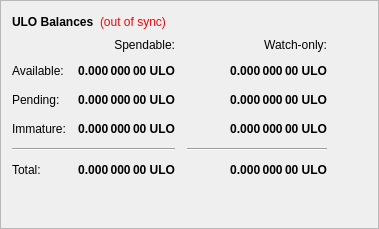
        <widget class="QFrame" name="frame">
         <property name="frameShape">
          <enum>QFrame::StyledPanel</enum>
         </property>
         <property name="frameShadow">
          <enum>QFrame::Raised</enum>
         </property>
         <layout class="QVBoxLayout" name="verticalLayout_4">
          <item>
           <layout class="QHBoxLayout" name="horizontalLayout_4">
            <item>
             <widget class="QLabel" name="label_5">
              <property name="font">
               <font>
                <weight>75</weight>
                <bold>true</bold>
               </font>
              </property>
              <property name="text">
               <string>ULO Balances</string>
              </property>
             </widget>
            </item>
            <item>
             <widget class="QLabel" name="labelWalletStatus">
              <property name="cursor">
               <cursorShape>WhatsThisCursor</cursorShape>
              </property>
              <property name="toolTip">
               <string>The displayed information may be out of date. Your wallet automatically synchronizes with the TESRA network after a connection is established, but this process has not completed yet.</string>
              </property>
              <property name="styleSheet">
               <string notr="true">QLabel { color: red; }</string>
              </property>
              <property name="text">
               <string notr="true">(out of sync)</string>
              </property>
              <property name="alignment">
               <set>Qt::AlignLeading|Qt::AlignLeft|Qt::AlignVCenter</set>
              </property>
             </widget>
            </item>
            <item>
             <spacer name="horizontalSpacer_3">
              <property name="orientation">
               <enum>Qt::Horizontal</enum>
              </property>
              <property name="sizeHint" stdset="0">
               <size>
                <width>40</width>
                <height>20</height>
               </size>
              </property>
             </spacer>
            </item>
           </layout>
          </item>
          <item>
           <layout class="QGridLayout" name="gridLayout">
            <property name="spacing">
             <number>12</number>
            </property>
            <item row="2" column="2">
             <widget class="QLabel" name="labelWatchPending">
              <property name="font">
               <font>
                <weight>75</weight>
                <bold>true</bold>
               </font>
              </property>
              <property name="cursor">
               <cursorShape>IBeamCursor</cursorShape>
              </property>
              <property name="toolTip">
               <string>Unconfirmed transactions to watch-only addresses</string>
              </property>
              <property name="text">
               <string notr="true">0.000 000 00 ULO</string>
              </property>
              <property name="alignment">
               <set>Qt::AlignRight|Qt::AlignTrailing|Qt::AlignVCenter</set>
              </property>
              <property name="textInteractionFlags">
               <set>Qt::LinksAccessibleByMouse|Qt::TextSelectableByKeyboard|Qt::TextSelectableByMouse</set>
              </property>
             </widget>
            </item>
            <item row="2" column="1">
             <widget class="QLabel" name="labelUnconfirmed">
              <property name="font">
               <font>
                <weight>75</weight>
                <bold>true</bold>
               </font>
              </property>
              <property name="cursor">
               <cursorShape>IBeamCursor</cursorShape>
              </property>
              <property name="toolTip">
               <string>Total of transactions that have yet to be confirmed, and do not yet count toward the spendable balance</string>
              </property>
              <property name="text">
               <string notr="true">0.000 000 00 ULO</string>
              </property>
              <property name="alignment">
               <set>Qt::AlignRight|Qt::AlignTrailing|Qt::AlignVCenter</set>
              </property>
              <property name="textInteractionFlags">
               <set>Qt::LinksAccessibleByMouse|Qt::TextSelectableByKeyboard|Qt::TextSelectableByMouse</set>
              </property>
             </widget>
            </item>
            <item row="3" column="2">
             <widget class="QLabel" name="labelWatchImmature">
              <property name="font">
               <font>
                <weight>75</weight>
                <bold>true</bold>
               </font>
              </property>
              <property name="cursor">
               <cursorShape>IBeamCursor</cursorShape>
              </property>
              <property name="toolTip">
               <string>Staked or masternode rewards in watch-only addresses that has not yet matured</string>
              </property>
              <property name="text">
               <string notr="true">0.000 000 00 ULO</string>
              </property>
              <property name="alignment">
               <set>Qt::AlignRight|Qt::AlignTrailing|Qt::AlignVCenter</set>
              </property>
              <property name="textInteractionFlags">
               <set>Qt::LinksAccessibleByMouse|Qt::TextSelectableByKeyboard|Qt::TextSelectableByMouse</set>
              </property>
             </widget>
            </item>
            <item row="4" column="0" colspan="2">
             <widget class="Line" name="lineSpendableBalance">
              <property name="orientation">
               <enum>Qt::Horizontal</enum>
              </property>
             </widget>
            </item>
            <item row="4" column="2">
             <widget class="Line" name="lineWatchBalance">
              <property name="sizePolicy">
               <sizepolicy hsizetype="Preferred" vsizetype="Fixed">
                <horstretch>0</horstretch>
                <verstretch>0</verstretch>
               </sizepolicy>
              </property>
              <property name="minimumSize">
               <size>
                <width>140</width>
                <height>0</height>
               </size>
              </property>
              <property name="orientation">
               <enum>Qt::Horizontal</enum>
              </property>
             </widget>
            </item>
            <item row="5" column="0">
             <widget class="QLabel" name="labelTotalText">
              <property name="text">
               <string>Total:</string>
              </property>
             </widget>
            </item>
            <item row="3" column="1">
             <widget class="QLabel" name="labelImmature">
              <property name="font">
               <font>
                <weight>75</weight>
                <bold>true</bold>
               </font>
              </property>
              <property name="cursor">
               <cursorShape>IBeamCursor</cursorShape>
              </property>
              <property name="toolTip">
               <string>Staked or masternode rewards that has not yet matured</string>
              </property>
              <property name="text">
               <string notr="true">0.000 000 00 ULO</string>
              </property>
              <property name="alignment">
               <set>Qt::AlignRight|Qt::AlignTrailing|Qt::AlignVCenter</set>
              </property>
              <property name="textInteractionFlags">
               <set>Qt::LinksAccessibleByMouse|Qt::TextSelectableByKeyboard|Qt::TextSelectableByMouse</set>
              </property>
             </widget>
            </item>
            <item row="2" column="3">
             <spacer name="horizontalSpacer_2">
              <property name="orientation">
               <enum>Qt::Horizontal</enum>
              </property>
              <property name="sizeHint" stdset="0">
               <size>
                <width>40</width>
                <height>20</height>
               </size>
              </property>
             </spacer>
            </item>
            <item row="3" column="0">
             <widget class="QLabel" name="labelImmatureText">
              <property name="text">
               <string>Immature:</string>
              </property>
             </widget>
            </item>
            <item row="5" column="1">
             <widget class="QLabel" name="labelTotal">
              <property name="font">
               <font>
                <weight>75</weight>
                <bold>true</bold>
               </font>
              </property>
              <property name="cursor">
               <cursorShape>IBeamCursor</cursorShape>
              </property>
              <property name="toolTip">
               <string>Your current total balance</string>
              </property>
              <property name="text">
               <string notr="true">0.000 000 00 ULO</string>
              </property>
              <property name="alignment">
               <set>Qt::AlignRight|Qt::AlignTrailing|Qt::AlignVCenter</set>
              </property>
              <property name="textInteractionFlags">
               <set>Qt::LinksAccessibleByMouse|Qt::TextSelectableByKeyboard|Qt::TextSelectableByMouse</set>
              </property>
             </widget>
            </item>
            <item row="5" column="2">
             <widget class="QLabel" name="labelWatchTotal">
              <property name="font">
               <font>
                <weight>75</weight>
                <bold>true</bold>
               </font>
              </property>
              <property name="cursor">
               <cursorShape>IBeamCursor</cursorShape>
              </property>
              <property name="toolTip">
               <string>Current total balance in watch-only addresses</string>
              </property>
              <property name="text">
               <string notr="true">0.000 000 00 ULO</string>
              </property>
              <property name="alignment">
               <set>Qt::AlignRight|Qt::AlignTrailing|Qt::AlignVCenter</set>
              </property>
              <property name="textInteractionFlags">
               <set>Qt::LinksAccessibleByMouse|Qt::TextSelectableByKeyboard|Qt::TextSelectableByMouse</set>
              </property>
             </widget>
            </item>
            <item row="0" column="2">
             <widget class="QLabel" name="labelWatchonly">
              <property name="text">
               <string>Watch-only:</string>
              </property>
              <property name="alignment">
               <set>Qt::AlignRight|Qt::AlignTrailing|Qt::AlignVCenter</set>
              </property>
             </widget>
            </item>
            <item row="1" column="0">
             <widget class="QLabel" name="labelBalanceText">
              <property name="text">
               <string>Available:</string>
              </property>
             </widget>
            </item>
            <item row="1" column="1">
             <widget class="QLabel" name="labelBalance">
              <property name="font">
               <font>
                <weight>75</weight>
                <bold>true</bold>
               </font>
              </property>
              <property name="cursor">
               <cursorShape>IBeamCursor</cursorShape>
              </property>
              <property name="toolTip">
               <string>Your current spendable balance</string>
              </property>
              <property name="text">
               <string notr="true">0.000 000 00 ULO</string>
              </property>
              <property name="alignment">
               <set>Qt::AlignRight|Qt::AlignTrailing|Qt::AlignVCenter</set>
              </property>
              <property name="textInteractionFlags">
               <set>Qt::LinksAccessibleByMouse|Qt::TextSelectableByKeyboard|Qt::TextSelectableByMouse</set>
              </property>
             </widget>
            </item>
            <item row="1" column="2">
             <widget class="QLabel" name="labelWatchAvailable">
              <property name="font">
               <font>
                <weight>75</weight>
                <bold>true</bold>
               </font>
              </property>
              <property name="cursor">
               <cursorShape>IBeamCursor</cursorShape>
              </property>
              <property name="toolTip">
               <string>Your current balance in watch-only addresses</string>
              </property>
              <property name="text">
               <string notr="true">0.000 000 00 ULO</string>
              </property>
              <property name="alignment">
               <set>Qt::AlignRight|Qt::AlignTrailing|Qt::AlignVCenter</set>
              </property>
              <property name="textInteractionFlags">
               <set>Qt::LinksAccessibleByMouse|Qt::TextSelectableByKeyboard|Qt::TextSelectableByMouse</set>
              </property>
             </widget>
            </item>
            <item row="2" column="0">
             <widget class="QLabel" name="labelPendingText">
              <property name="text">
               <string>Pending:</string>
              </property>
             </widget>
            </item>
            <item row="0" column="1">
             <widget class="QLabel" name="labelSpendable">
              <property name="text">
               <string>Spendable:</string>
              </property>
              <property name="alignment">
               <set>Qt::AlignRight|Qt::AlignTrailing|Qt::AlignVCenter</set>
              </property>
             </widget>
            </item>
           </layout>
          </item>
          <item>
           <spacer name="verticalSpacer_4">
            <property name="orientation">
             <enum>Qt::Vertical</enum>
            </property>
            <property name="sizeHint" stdset="0">
             <size>
              <width>20</width>
              <height>40</height>
             </size>
            </property>
           </spacer>
          </item>
         </layout>
        </widget>
